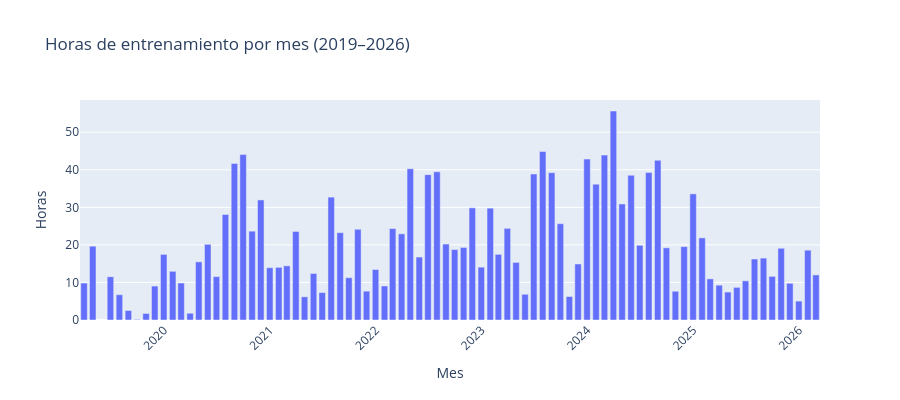

Here is the notebook cell this chart was saved with:
### Code cell
# Sesiones por mes a lo largo del tiempo
df_sessions['year_month'] = df_sessions['date'].dt.to_period('M').astype(str)
monthly = df_sessions.groupby('year_month').agg(
    sessions=('date', 'count'),
    hours=('duration_min', lambda x: x.sum() / 60),
    avg_hr=('hr_avg', 'mean'),
).reset_index()

fig = px.bar(
    monthly,
    x='year_month',
    y='hours',
    title='Horas de entrenamiento por mes (2019–2026)',
    labels={'year_month': 'Mes', 'hours': 'Horas'},
)
fig.update_layout(xaxis_tickangle=-45, height=400)
fig.show()

### Figure 1 — Plotly figure (JSON) as saved in the notebook; plotly's stock layout.template omitted (floating-point values rounded to 4 significant figures)
{"data": [{"hovertemplate": "Mes=%{x}<br>Horas=%{y}<extra></extra>", "legendgroup": "", "marker": {"color": "#636efa", "pattern": {"shape": ""}}, "name": "", "orientation": "v", "showlegend": false, "textposition": "auto", "type": "bar", "x": ["2019-04", "2019-05", "2019-07", "2019-08", "2019-09", "2019-10", "2019-11", "2019-12", "2020-01", "2020-02", "2020-03", "2020-04", "2020-05", "2020-06", "2020-07", "2020-08", "2020-09", "2020-10", "2020-11", "2020-12", "2021-01", "2021-02", "2021-03", "2021-04", "2021-05", "2021-06", "2021-07", "2021-08", "2021-09", "2021-10", "2021-11", "2021-12", "2022-01", "2022-02", "2022-03", "2022-04", "2022-05", "2022-06", "2022-07", "2022-08", "2022-09", "2022-10", "2022-11", "2022-12", "2023-01", "2023-02", "2023-03", "2023-04", "2023-05", "2023-06", "2023-07", "2023-08", "2023-09", "2023-10", "2023-11", "2023-12", "2024-01", "2024-02", "2024-03", "2024-04", "2024-05", "2024-06", "2024-07", "2024-08", "2024-09", "2024-10", "2024-11", "2024-12", "2025-01", "2025-02", "2025-03", "2025-04", "2025-05", "2025-06", "2025-07", "2025-08", "2025-09", "2025-10", "2025-11", "2025-12", "2026-01", "2026-02", "2026-03"], "xaxis": "x", "y": [9.84, 19.66, 11.51, 6.731, 2.519, 0.1643, 1.735, 9.042, 17.47, 12.97, 9.85, 1.804, 15.48, 20.15, 11.55, 28.1, 41.7, 44.05, 23.65, 31.97, 13.92, 14.02, 14.42, 23.58, 6.175, 12.39, 7.3, 32.72, 23.25, 11.26, 24.17, 7.681, 13.45, 9.057, 24.34, 22.94, 40.28, 16.76, 38.71, 39.45, 20.23, 18.76, 19.33, 29.87, 14.07, 29.79, 17.49, 24.4, 15.33, 6.848, 38.88, 44.88, 39.24, 25.65, 6.256, 14.92, 42.86, 36.18, 43.91, 55.66, 30.91, 38.55, 19.9, 39.26, 42.54, 19.22, 7.651, 19.54, 33.59, 21.87, 10.96, 9.274, 7.439, 8.693, 10.43, 16.24, 16.49, 11.62, 19.1, 9.781, 5.035, 18.6, 12.01], "yaxis": "y"}], "layout": {"barmode": "relative", "height": 400, "legend": {"tracegroupgap": 0}, "title": {"text": "Horas de entrenamiento por mes (2019–2026)"}, "xaxis": {"anchor": "y", "domain": [0, 1], "tickangle": -45, "title": {"text": "Mes"}}, "yaxis": {"anchor": "x", "domain": [0, 1], "title": {"text": "Horas"}}}}
